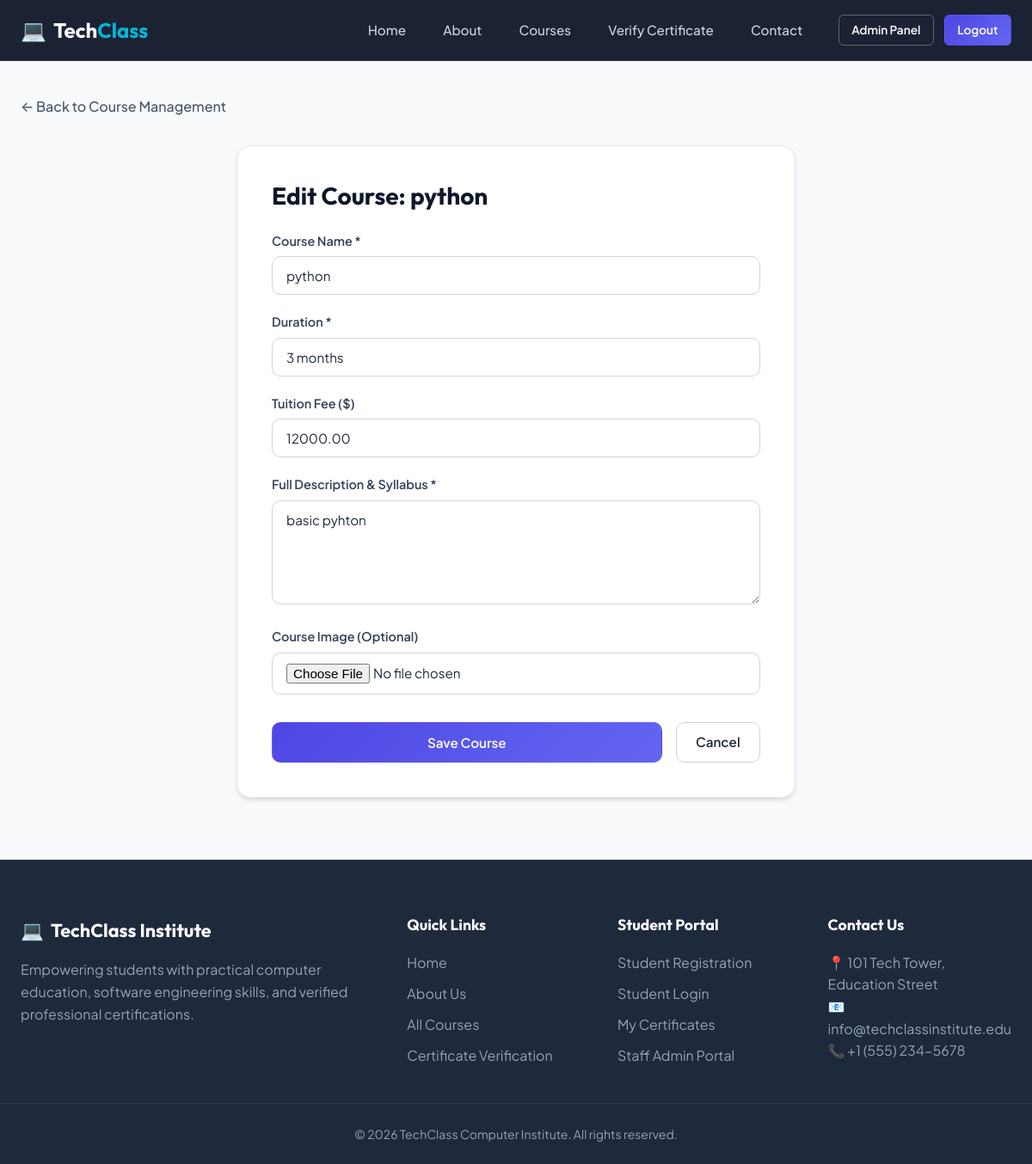
The page /admin-panel/courses/1/edit/ (signed in) on the database its author committed.
### courses/models.py (models this page shows, shortened)
class Course(models.Model):
    name = models.CharField(max_length=200)
    description = models.TextField()
    duration = models.CharField(max_length=50)
    fee = models.DecimalField(max_digits=8, decimal_places=2, blank=True, null=True)
    image = models.ImageField(upload_to='courses/', blank=True, null=True)
    created_at = models.DateTimeField(auto_now_add=True)

### dashboard/views.py (the view)
# urls.py: path('courses/<int:pk>/edit/', views.edit_course, name='edit_course'),
@staff_required
def edit_course(request, pk):
    course = get_object_or_404(Course, pk=pk)
    if request.method == 'POST':
        form = AdminCourseForm(request.POST, request.FILES, instance=course)
        if form.is_valid():
            form.save()
            messages.success(request, f"Course '{course.name}' updated successfully.")
            return redirect('dashboard:manage_courses')
    else:
        form = AdminCourseForm(instance=course)
    return render(request, 'dashboard/course_form.html', {'form': form, 'title': f'Edit Course: {course.name}', 'course': course})

### dashboard/forms.py
class AdminCourseForm(forms.ModelForm):
    class Meta:
        model = Course
        fields = ['name', 'description', 'duration', 'fee', 'image']
        widgets = {
            'name': forms.TextInput(attrs={'class': 'form-control', 'placeholder': 'Course Name', 'required': 'required'}),
            'description': forms.Textarea(attrs={'class': 'form-control', 'placeholder': 'Detailed syllabus and overview', 'rows': 5, 'required': 'required'}),
            'duration': forms.TextInput(attrs={'class': 'form-control', 'placeholder': 'e.g. 8 Weeks / 3 Months', 'required': 'required'}),
            'fee': forms.NumberInput(attrs={'class': 'form-control', 'placeholder': 'Fee amount (e.g. 299.00)', 'step': '0.01'}),
            'image': forms.FileInput(attrs={'class': 'form-control'}),
        }

### templates/dashboard/course_form.html (shortened to what this page needs)
{% extends 'base.html' %}
{% block content %}
<div class="container">
    <div style="margin-bottom: 1.5rem;">
        <a href="{% url 'dashboard:manage_courses' %}" style="color: var(--gray-600); font-weight: 500;">&larr; Back to Course Management</a>
    </div>
    <div class="form-card" style="max-width: 650px;">
        <h1 style="font-size: 1.75rem; margin-bottom: 1.5rem; color: var(--gray-900);">{{ title }}</h1>
        <form method="post" enctype="multipart/form-data" data-validate="true">
            <div class="form-group">
                <label for="{{ form.name.id_for_label }}">Course Name *</label>
                {{ form.name }}
            </div>
            <div class="form-group">
                <label for="{{ form.duration.id_for_label }}">Duration *</label>
                {{ form.duration }}
            </div>
            <div class="form-group">
                <label for="{{ form.fee.id_for_label }}">Tuition Fee ($)</label>
                {{ form.fee }}
            </div>
            <div class="form-group">
                <label for="{{ form.description.id_for_label }}">Full Description & Syllabus *</label>
                {{ form.description }}
            </div>
            <div class="form-group">
                <label for="{{ form.image.id_for_label }}">Course Image (Optional)</label>
                {{ form.image }}
            </div>
            <div style="display: flex; gap: 1rem; margin-top: 2rem;">
                <button type="submit" class="btn btn-primary" style="flex: 1;">Save Course</button>
                <a href="{% url 'dashboard:manage_courses' %}" class="btn btn-outline-dark">Cancel</a>
            </div>
        </form>
    </div>
</div>
{% endblock %}

### static/css/style.css (style rules this page uses)
:root { --primary: #4f46e5; --primary-hover: #4338ca; --primary-light: #eef2ff; --secondary: #06b6d4; --accent: #f59e0b; --dark: #0f172a; --dark-surface: #1e293b; --light-bg: #f8fafc; --white: #ffffff; --gray-50: #f8fafc; --gray-100: #f1f5f9; --gray-200: #e2e8f0; --gray-300: #cbd5e1; --gray-400: #94a3b8; --gray-500: #64748b; --gray-600: #475569; --gray-700: #334155; --gray-800: #1e293b; --gray-900: #0f172a; --success: #10b981; --success-bg: #d1fae5; --error: #ef4444; --error-bg: #fee2e2; --warning: #f59e0b; --warning-bg: #fef3c7; --info: #3b82f6; --info-bg: #dbeafe; --font-heading: 'Outfit', -apple-system, sans-serif; --font-body: 'Plus Jakarta Sans', -apple-system, sans-serif; --radius-sm: 6px; --radius-md: 10px; --radius-lg: 16px; --radius-full: 9999px; --shadow-sm: 0 1px 2px 0 rgba(0, 0, 0, 0.05); --shadow-md: 0 4px 6px -1px rgba(0, 0, 0, 0.1), 0 2px 4px -1px rgba(0, 0, 0, 0.06); --shadow-lg: 0 10px 25px -5px rgba(0, 0, 0, 0.1), 0 10px 10px -5px rgba(0, 0, 0, 0.04); --shadow-glow: 0 0 20px rgba(79, 70, 229, 0.25); --transition: all 0.25s cubic-bezier(0.4, 0, 0.2, 1); }
*, *::before, *::after { box-sizing: border-box; margin: 0; padding: 0; }
html { scroll-behavior: smooth; }
body { font-family: var(--font-body); background-color: var(--light-bg); color: var(--gray-800); line-height: 1.6; display: flex; flex-direction: column; min-height: 100vh; }
h1, h2, h3, h4, h5, h6 { font-family: var(--font-heading); font-weight: 700; color: var(--gray-900); line-height: 1.25; }
a { color: var(--primary); text-decoration: none; transition: var(--transition); }
.btn { display: inline-flex; align-items: center; justify-content: center; gap: 0.5rem; font-family: var(--font-body); font-weight: 600; font-size: 0.95rem; padding: 0.65rem 1.4rem; border-radius: var(--radius-md); border: 1px solid transparent; cursor: pointer; transition: var(--transition); text-align: center; }
.btn-primary { background: linear-gradient(135deg, var(--primary), #6366f1); color: var(--white); box-shadow: var(--shadow-sm); }
.btn-outline-dark { background: transparent; border-color: var(--gray-300); color: var(--gray-800); }
.container { max-width: 1200px; margin: 0 auto; padding: 2.5rem 1.5rem; }
.form-card { max-width: 480px; margin: 2rem auto; background: var(--white); padding: 2.5rem; border-radius: var(--radius-lg); box-shadow: var(--shadow-md); border: 1px solid var(--gray-200); }
.form-group { margin-bottom: 1.25rem; }
.form-group label { display: block; font-weight: 600; font-size: 0.9rem; color: var(--gray-700); margin-bottom: 0.4rem; }
.form-control { width: 100%; padding: 0.75rem 1rem; font-family: var(--font-body); font-size: 0.95rem; border: 1px solid var(--gray-300); border-radius: var(--radius-md); background: var(--white); color: var(--gray-800); transition: var(--transition); }
textarea.form-control { resize: vertical; min-height: 120px; }

### rows shown on the page
Course: name "python", duration "3 months", fee "12000.00", description "basic pyhton"

### other values the page prints
{{ title }} "Edit Course: python"
